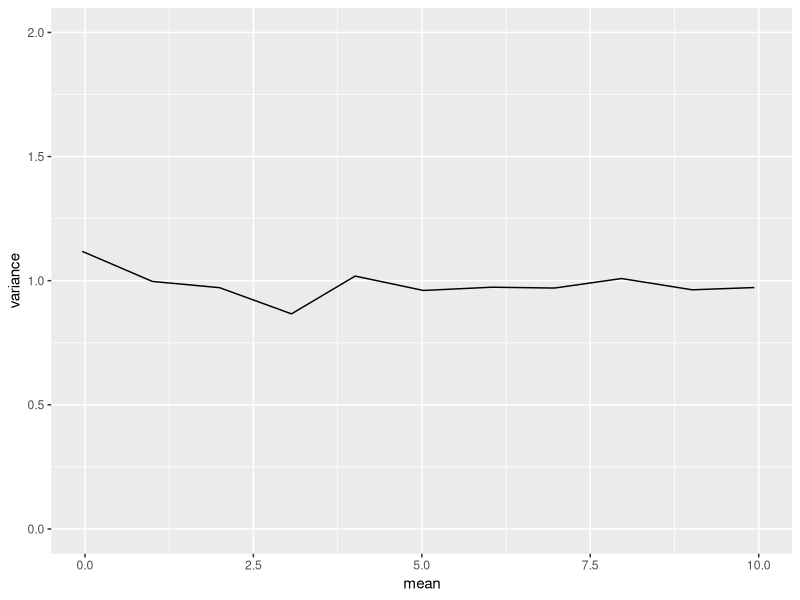
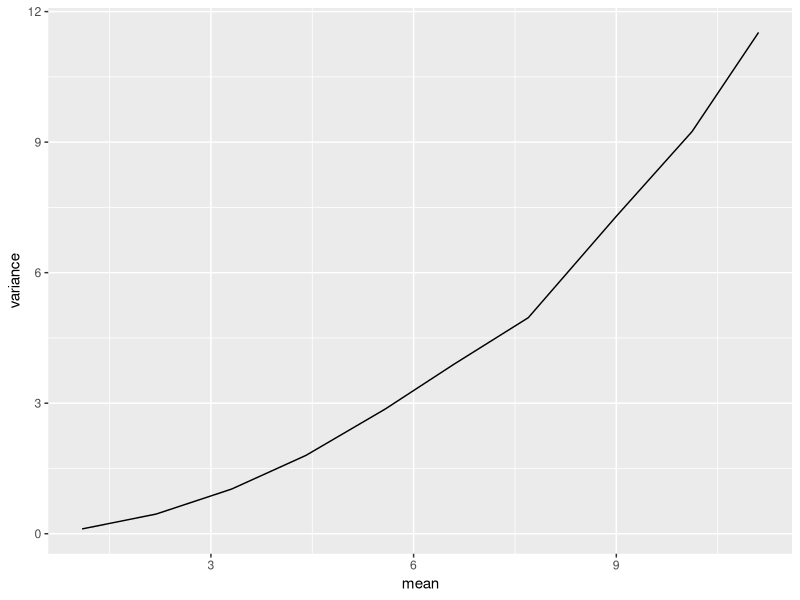

Here is the R script that generated these plots, in order:
## ---- chunk 1
require(ggplot2)
require(plyr)
## ---- chunk 2
d = ldply(0:10, function(m) {
    d=rnorm(1000,mean=m)
    data.frame(mean=mean(d),
               variance=var(d))
})
ggplot(d) + 
  geom_line(aes(x=mean,
                y=variance)) +
  coord_cartesian(ylim=c(0,2),
                  xlim=c(0,10))
## ---- chunk 3
d = ldply(0:10, function(m) {
    ra = (m + sqrt( m^2 + 4*(m/3)^2 ) ) / 
      ( 2 * (m/3)^2 )
    sh = 1 + m * ra 
    d=rgamma(1000,shape=sh,rate=ra)
    data.frame(mean=mean(d),
               variance=var(d))
})
ggplot(d) + 
  geom_line(aes(x=mean,
                y=variance))
## ---- chunk 4
require(car)
## ---- chunk 5
d = data.frame(x=rep(c("A","B"),
                     each=1000),
               y=c(rnorm(1000,sd=.25),
                   rnorm(1000,sd=5)))
leveneTest(y~x,d)
